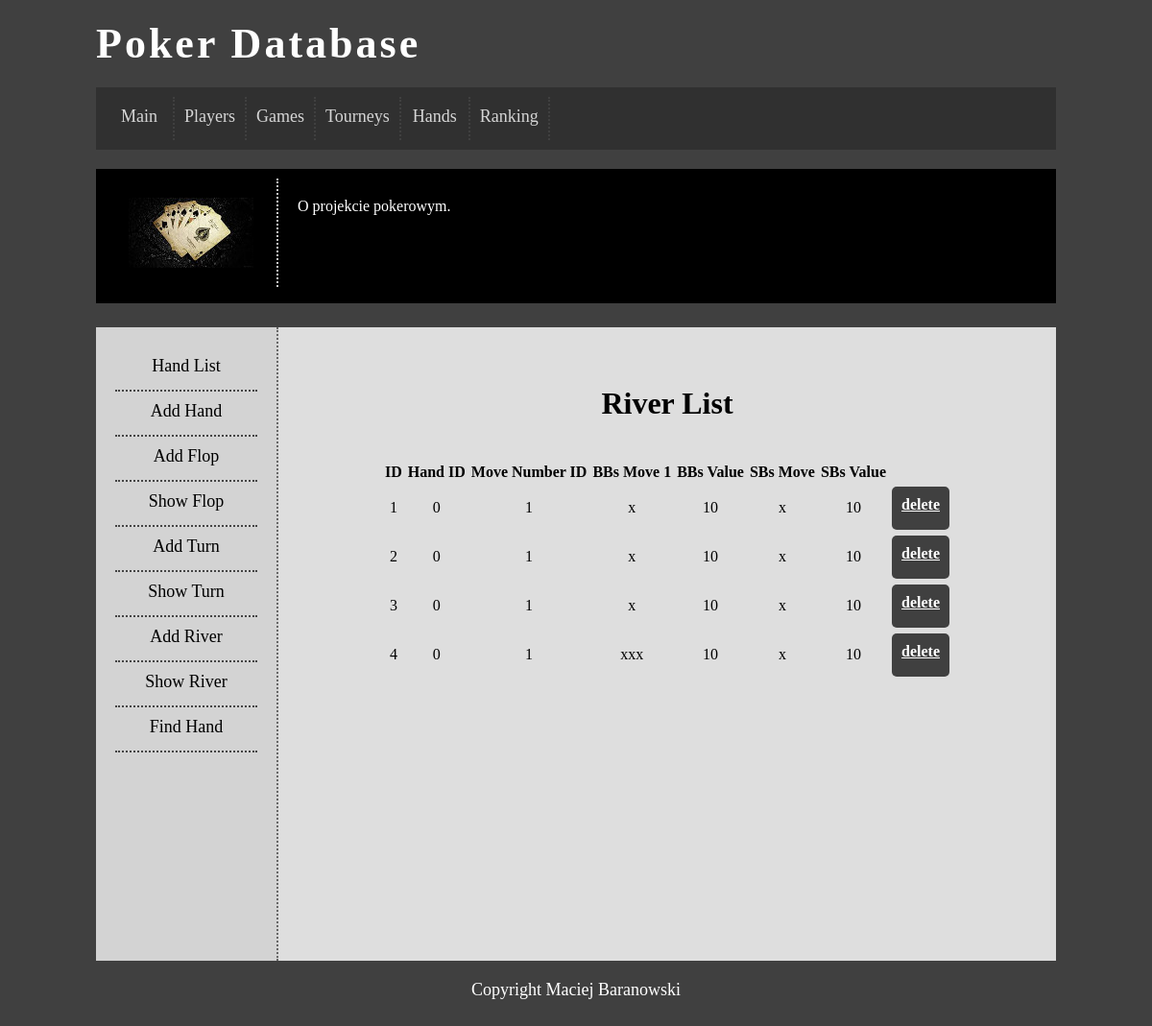
Page /rivershow.php on the committed database.
### tables this page shows
CREATE TABLE IF NOT EXISTS `river` (
  `idrivertemp` int(11) NOT NULL,
  `idriver` int(11) NOT NULL,
  `movenumber` int(11) NOT NULL,
  `bigblindmove` text NOT NULL,
  `valueone` int(11) NOT NULL,
  `dealermove` text NOT NULL,
  `valuetwo` int(11) NOT NULL
);

### rivershow.php (the view, shortened to what this page needs)
<html>
<head>
	<link rel="stylesheet" href="style.css" type="text/css" />
</head>
<body>
	<div id="container">
		<div id="logo">
		 Poker Database
		</div>
		<div id="menu">
		<a href='index.php' class="optionlink"><div class="option">Main</div></a>
		<a href='playerlist.php' class="optionlink"><div class="option">Players</div></a>
		<a href='gamelist.php' class="optionlink"><div class="option">Games</div></a>
		<a href='tourneylist.php' class="optionlink"><div class="option">Tourneys</div></a>
		<a href='handlist.php' class="optionlink"><div class="option">Hands</div></a>
		<a href='rankinglist.php' class="optionlink"><div class="option">Ranking</div></a>
		</div>
		<div id="topbar">
			<div id="topbarL">
				<img src="cards.jpeg" />
			</div>
			<div id="topbarR">
				O projekcie pokerowym.
			</div>
		</div>
		<div id="sidebar">
		<a href='handlist.php' class="optionlinkS"><div class="optionL">Hand List</div></a>
		<a href='handadd.php' class="optionlinkS"><div class="optionL">Add Hand</div></a>
		<a href='flopadd.php' class="optionlinkS"><div class="optionL">Add Flop</div></a>
		<a href='flopshow.php' class="optionlinkS"><div class="optionL">Show Flop</div></a>
		<a href='turnadd.php' class="optionlinkS"><div class="optionL">Add Turn</div></a>
		<a href='turnshow.php' class="optionlinkS"><div class="optionL">Show Turn</div></a>
		<a href='riveradd.php' class="optionlinkS"><div class="optionL">Add River</div></a>
		<a href='rivershow.php' class="optionlinkS"><div class="optionL">Show River</div></a>
		<a href='handfind.php' class="optionlinkS"><div class="optionL">Find Hand</div></a>
		</div>
	<div id="content">
			<h1 align="center"> River List </h1><br />
			<?php	require_once('db.php');
				$query1 = "SELECT * FROM river
						ORDER BY idriver ASC, movenumber ASC";
				$response1 = @mysqli_query($dbc, $query1);
			echo '<table align="center"
			cellspacing="2" cellpadding="2">
			<tr>
				<td align="center"><b>ID</b></td>
				<td align="center"><b>Hand ID</b></td>
				<td align="center"><b>Move Number ID</b></td>
				<td align="center"><b>BBs Move 1</b></td>
				<td align="center"><b>BBs Value</b></td>
				<td align="center"><b>SBs Move</b></td>
				<td align="center"><b>SBs Value</b></td>';
			while($row = mysqli_fetch_array($response1)){
			echo '<tr><td align="center">' .
			$row['0'] . ' </td><td align="center">' .
			$row['1'] . ' </td><td align="center">' .
			$row['2'] . ' </td><td align="center">' .
			$row['3'] . ' </td><td align="center">' .
			$row['4'] . ' </td><td align="center">' .
			$row['5'] . ' </td><td align="center">' .
			$row['6'] . ' </td><td align="center">' .
			"<a href='deleteriver.php?del=$row[idrivertemp]' class='buttons'>delete</a>";
			echo '</tr>';
		}
		echo '</table>';
		?>
	</div>
		<div id="footer">
			Copyright Maciej Baranowski
		</div>
	</div>
</body>
</html>

### style.css (style rules this page uses)
body { background-color: #404040; }
#container { width: 1000px; margin-left: auto; margin-right: auto; }
#logo { color: white; margin-top: 20px; font-size: 44px; letter-spacing: 3px; font-weight: 900; }
#menu { background-color: #303030; margin-top: 20px; color: #ffffff; padding: 10px; text-align: center; }
#topbar { background-color: black; color: white; padding: 10px; margin-top: 20px; margin-bottom: 25px; height: 120px; }
#topbarL { float: left; padding: 20px; width: 138px; text-align: center; border-right: 2px dotted #cccccc; }
#topbarR { float: left; padding: 20px; width: 760px; font-size: 16px; text-align: justify; }
#sidebar { float: left; width: 148px; min-height: 620px; padding: 20px; background-color: lightgray; text-align: center; font-size: 18px; border-right: 2px dotted #666666; }
#content { float: left; padding: 40px; width: 730px; background-color: #dedede; min-height: 580px; text-align: justify; }
#footer { clear: both; color: white; text-align: center; padding: 20px; font-size: 18px; }
.option { float: left; min-width: 50px; height: 25px; font-size: 18px; padding: 10px; border-right: 2px dotted #444444; opacity: 0.8; }
.optionL { font-size:18px; height: 25px; padding: 10px; border-bottom: 2px dotted #444444; }
a.optionlink { color: #ffffff; text-decoration: none; }
a.optionlinkS { color: black; text-decoration: none; }
a.buttons { display: block; width: 40px; height: 25px; background: #404040; padding: 10px; text-align: center; border-radius: 5px; color: white; font-weight: bold; }

### rows in the picture
river: idrivertemp "1", idriver "0", movenumber "1", bigblindmove "x", valueone "10", dealermove "x", valuetwo "10"
river: idrivertemp "2", idriver "0", movenumber "1", bigblindmove "x", valueone "10", dealermove "x", valuetwo "10"
river: idrivertemp "3", idriver "0", movenumber "1", bigblindmove "x", valueone "10", dealermove "x", valuetwo "10"
river: idrivertemp "4", idriver "0", movenumber "1", bigblindmove "xxx", valueone "10", dealermove "x", valuetwo "10"
